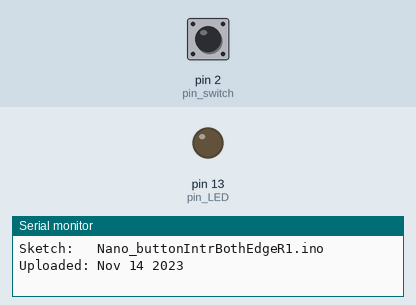
Simulated run of this sketch. Board: Arduino Uno, built with avr-gcc and run on an emulated ATmega328P. Shown: output pins drawn as LEDs (lit = HIGH), the last lines printed to the serial monitor. The inputs (shaded band) are chosen by the test bench; at power-on: pin 2 (pin_switch) LOW.

Above: at 1.2 s.
1.3 s: pin 2 (pin_switch) pulled HIGH for 0.15 s
At 1.37 s:
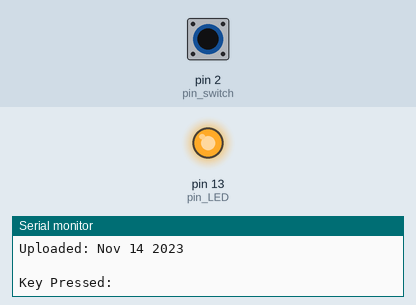
2.9 s: pin 2 (pin_switch) pulled HIGH for 3.2 s
At 6.9 s:
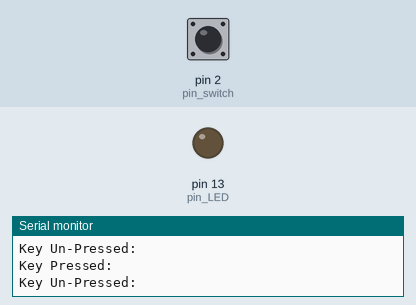
Timing chart, 0 to 8.4 s (numbered marks = the images above; inputs shaded):
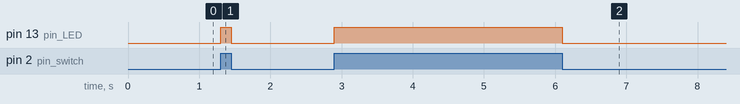

Measured:
- after the input at 1.3 s, pin 13 (pin_LED): LOW → HIGH at once, → LOW 0.15 s later
- after the input at 2.9 s, pin 13 (pin_LED): LOW → HIGH at once, → LOW 3.2 s later

The sketch:

Nano_buttonIntrBothEdgeR1.ino
```cpp
//  Sketch: SwitchingThings_Interuupt_02
//
//  An  example of using a, interrupt and a button switch to turn an LED on and off
//  Now with rudimentary debounce
//
//  Pins
//  D10 to resister and LED
//  D2 to push button switch
//

// Define the pins being used
int pin_LED = 13;
int pin_switch = 2;

// variable used for the key press
volatile boolean keyPressed = false;

// variable used to control the LED
boolean LEDstatus = LOW;

// variable used for the debounce
unsigned long timeNewKeyPress = 0;
unsigned long timeLastKeyPress = 0;
unsigned long timePressed = 0;
unsigned long timeUnpressed = 0;
unsigned int timeDebounce = 10;
unsigned char btnState;
void setup()
{
    Serial.begin(115200);
    Serial.print("Sketch:   ");   Serial.println(__FILE__);
    Serial.print("Uploaded: ");   Serial.println(__DATE__);
    Serial.println(" ");

    pinMode(pin_LED, OUTPUT);
    digitalWrite(pin_LED,LOW);
    pinMode(pin_switch, INPUT);

    attachInterrupt( digitalPinToInterrupt(pin_switch), keyIsPressed, CHANGE );
}

void loop()
{
     if (keyPressed)
     {
          keyPressed = false;
          ////////////
          timeNewKeyPress = millis();


          if ( timeNewKeyPress - timeLastKeyPress >= timeDebounce)
          {
              //blink();
              switch(btnState){
              case 0:
                digitalWrite(pin_LED,HIGH);
                Serial.println("Key Pressed:   ");
                digitalWrite(pin_LED, HIGH);

                btnState = 1;
                break;
              case 1:
                digitalWrite(pin_LED,LOW);
                Serial.println("Key Un-Pressed:   ");
                digitalWrite(pin_LED, LOW);
                btnState = 0;
                break;
              case 2:
                break;
              }

          }
          timeLastKeyPress = timeNewKeyPress;
     }
}


void keyIsPressed()
{
   keyPressed = true;
}

void blink()
{
      if (LEDstatus == LOW) { LEDstatus = HIGH; } else { LEDstatus = LOW; }
      digitalWrite(pin_LED, LEDstatus);
}
```
